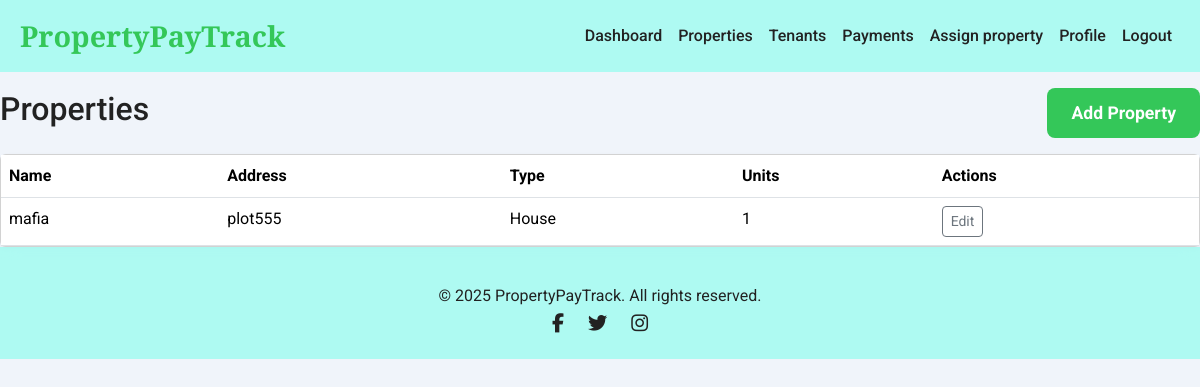
The app's page /properties (signed in), older data.
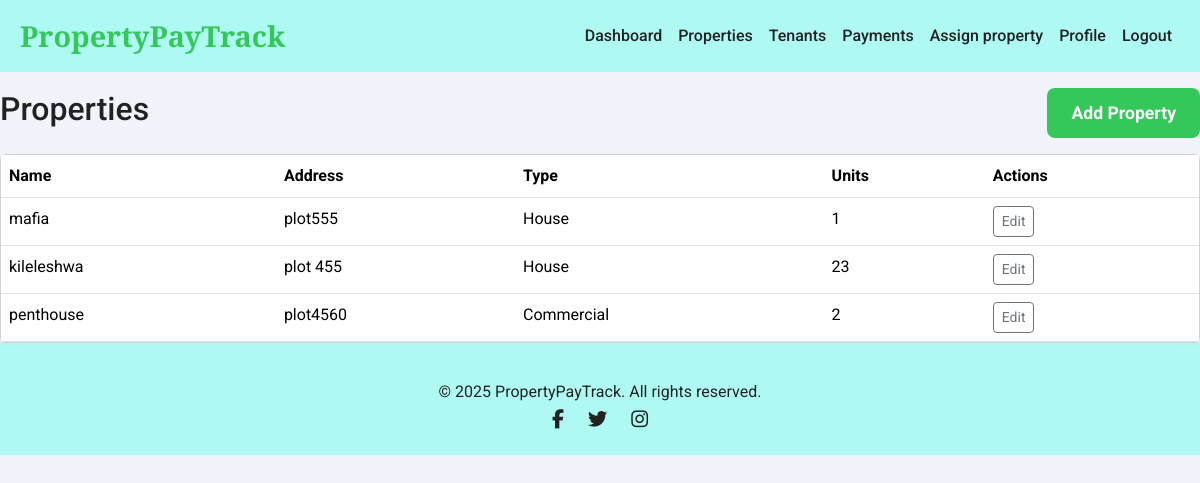
The same page, newer data.
### app/models.py (models this page shows, shortened)
class Property(db.Model):
    __tablename__ = 'property'
    id = db.Column(db.Integer, primary_key=True)
    name = db.Column(db.String(255), nullable=False)
    address = db.Column(db.String(255), nullable=False)
    payment_method = db.Column(db.String(20), nullable=True)
    transaction_id = db.Column(db.String(120), nullable=True)
    paybill_number = db.Column(db.String(20), nullable=True)
    fees = db.Column(db.Numeric(10, 2), nullable=True)
    tenants = db.relationship('Tenant', back_populates='property', cascade="all, delete-orphan", lazy=True)
    status = db.Column(db.String(20), default='pending')
    property_type = db.Column(db.String(50), nullable=False)
    number_of_units = db.Column(db.Integer, nullable=False, default=1)
    landlord_id = db.Column(db.Integer, db.ForeignKey('user.id', ondelete='CASCADE'), nullable=False, index=True)
    county_name = db.Column(db.String(100), nullable=False)
    amenities = db.Column(db.Text, nullable=True)
    utility_bill_types = db.Column(db.Text, nullable=True)
    unit_numbers = db.Column(db.Text, nullable=False)
    paybill_number = db.Column(db.String(20), nullable=True)
    deposit_amount = db.Column(db.Numeric(10, 2), nullable=True)
    deposit_policy = db.Column(db.Text, nullable=True)
    created_at = db.Column(db.DateTime, default=lambda: datetime.now(timezone.utc))
    updated_at = db.Column(db.DateTime, default=lambda: datetime.now(timezone.utc), onupdate=lambda: datetime.now(timezone.utc))
    @property
    def amenities_list(self):
        try:
            return json.loads(self.amenities) if self.amenities else []
        except json.JSONDecodeError:
            return self.amenities.split(',') if self.amenities else []
    @property
    def utility_bill_list(self):
        try:
            return json.loads(self.utility_bill) if self.utility_bill else []
        except json.JSONDecodeError:
            return self.utility_bill.split(',') if self.utility_bill else []

### app/routes.py (the view)
@main.route('/properties')
@login_required
@roles_required('landlord')
def properties_list():
    try:
        properties = Property.query.filter_by(landlord_id=current_user.id).all()
        return render_template('properties/list.html', properties=properties)
    except Exception as e:
        current_app.logger.error(f"Error fetching properties: {e}")
        flash(_l('Failed to load properties.'), 'danger')
        return redirect(url_for('main.index'))

### app/models.py (called while the page is built)
    def has_role(self, role):
        return any(r.name == role for r in self.roles)

### app/routes.py (called while the page is built)
def roles_required(*required_roles):
    def decorator(f):
        @wraps(f)
        def decorated_function(*args, **kwargs):
            if not current_user.is_authenticated:
                return redirect(url_for('main.login'))
            user_roles = {role.name for role in current_user.roles}
            if not set(required_roles).issubset(user_roles):
                flash(_l('You do not have the required permissions to access this page.'), 'danger')
                return redirect(url_for('main.index'))
            return f(*args, **kwargs)
        return decorated_function
    return decorator

### app/templates/properties/list.html (shortened to what this page needs)
{% extends 'base.html' %}
{% block content %}
<div class="d-flex justify-content-between align-items-center mb-3">
    <h2>{{ _('Properties') }}</h2>
    <a href="{{ url_for('main.property_add') }}" class="btn btn-primary">{{ _('Add Property') }}</a>
</div>
<div class="card shadow-sm">
    <div class="card-body p-0">
        <div class="table-responsive">
            <table class="table table-hover mb-0">
                <thead>
                    <tr>
                        <th>{{ _('Name') }}</th>
                        <th>{{ _('Address') }}</th>
                        <th>{{ _('Type') }}</th>
                        <th>{{ _('Units') }}</th>
                        <th>{{ _('Actions') }}</th>
                    </tr>
                </thead>
                <tbody>
                    {% for property in properties %}
                    <tr>
                        <td>{{ property.name }}</td>
                        <td>{{ property.address }}</td>
                        <td>{{ property.property_type }}</td>
                        <td>{{ property.number_of_units }}</td>
                        <td>
                            <a href="{{ url_for('main.property_edit', id=property.id) }}" class="btn btn-sm btn-outline-secondary">{{ _('Edit') }}</a>
                        </td>
                    </tr>
                    {% else %}
                    <tr><td colspan="5" class="text-center text-muted">{{ _('No properties yet. Click "Add Property"!') }}</td></tr>
                    {% endfor %}
                </tbody>
            </table>
        </div>
    </div>
</div>
{% endblock %}

### app/templates/base.html (shortened to what this page needs)
<!DOCTYPE html>
<html lang="en">
<head>
    <link href="https://cdn.jsdelivr.net/npm/bootstrap@5.3.3/dist/css/bootstrap.min.css" rel="stylesheet">
    <link rel="stylesheet" href="https://cdnjs.cloudflare.com/ajax/libs/font-awesome/6.6.0/css/all.min.css" />
    <link rel="stylesheet" href="https://unpkg.com/aos@2.3.1/dist/aos.css">
    <link rel="stylesheet" href="https://unpkg.com/swiper@8.4.7/swiper-bundle.min.css">
</head>
<body data-aos-easing="ease" data-aos-duration="1200" data-aos-delay="0">
    <div class="d-flex flex-column min-100">
    <nav class="navbar navbar-expand-lg">
        <div class="container">
            <a class="navbar-brand" href="{{ url_for('main.index') }}">PropertyPayTrack</a>
            <div class="collapse navbar-collapse" id="navbarNav">
                <ul class="navbar-nav ms-auto">
                    {% if current_user.is_authenticated %}
                        {% if current_user.has_role('landlord') %}
                            <li class="nav-item"><a class="nav-link" href="{{ url_for('main.landlord_dashboard') }}">{{ _('Dashboard') }}</a></li>
                            <li class="nav-item"><a class="nav-link" href="{{ url_for('main.properties_list') }}">{{ _('Properties') }}</a></li>
                            <li class="nav-item"><a class="nav-link" href="{{ url_for('main.tenants_list') }}">{{ _('Tenants') }}</a></li>
                            <li class="nav-item"><a class="nav-link" href="{{ url_for('main.payments_history') }}">{{ _('Payments') }}</a></li>
                            <li class="nav-item"><a class="nav-link" href="{{ url_for('main.assign_property') }}">{{_('Assign property') }}</a></li>
                        {% endif %}
                        <li class="nav-item"><a class="nav-link" href="{{ url_for('auth.profile') }}">{{ _('Profile') }}</a></li>
                        <li class="nav-item"><a class="nav-link" href="{{ url_for('auth.logout') }}">{{ _('Logout') }}</a></li>
                    {% endif %}
                </ul>
            </div>
        </div>
    </nav>
</div>
   <main class="flex-grow-1">
        {% block content %}{% endblock %}
    </main>
    <footer>
        <div class="container">
            <p class="mt-3 mb-0">© 2025 PropertyPayTrack. All rights reserved.</p>
            <div class="footer-links">
                <a href="https://facebook.com" aria-label="Facebook" target="_blank"><i class="fab fa-facebook-f"></i></a>
                <a href="https://twitter.com" aria-label="Twitter" target="_blank"><i class="fab fa-twitter"></i></a>
                <a href="https://instagram.com" aria-label="Instagram" target="_blank"><i class="fab fa-instagram"></i></a>
            </div>
        </div>
    </footer>
</body>
</html>

### app/templates/base.html (style rules this page uses)
:root { --primary-color: #34c759; --secondary-color: #2aa648; --accent-color: #ffd700; --text-color: #222; --light-text-color: #ffffff; --background-color: #f0f4fa; --card-background: rgba(155, 252, 240, 0.774); --shadow-light: 0 4px 8px rgba(0, 0, 0, 0.1); --shadow-medium: 0 8px 16px rgba(0, 0, 0, 0.15); --shadow-strong: 0 12px 24px rgba(0, 0, 0, 0.2); }
body { font-family: 'Roboto', sans-serif; margin: 0; padding: 0; box-sizing: border-box; background-color: var(--background-color); color: var(--text-color); line-height: 1.6; scroll-behavior: smooth; }
.container { max-width: 1200px; margin: 0 auto; padding: 0 20px; }
.btn-primary { background-color: var(--primary-color); border: none; color: var(--light-text-color); padding: 12px 24px; border-radius: 8px; font-weight: 700; font-size: 1.1em; transition: background-color 0.3s ease, transform 0.2s ease, box-shadow 0.3s ease; }
.navbar { background-color: var(--card-background); backdrop-filter: blur(10px); position: sticky; top: 0; z-index: 1000; }
.navbar-brand { font-family: 'Playfair Display', serif; font-size: 1.8em; font-weight: 700; color: var(--primary-color); }
.navbar-nav .nav-link { color: var(--text-color); font-weight: 500; padding: 10px 15px; transition: color 0.3s ease, border-bottom 0.3s ease; }
footer { position: relative; bottom: 0; width: 100%; background-color: var(--card-background); backdrop-filter: blur(10px); padding: 20px 0; text-align: center; z-index: 1000; }
.footer-links a { margin: 0 10px; color: var(--text-color); font-size: 1.2em; transition: color 0.3s ease; }

Row changes from the older to the newer data that the page shows:
added Property: name "kileleshwa", address "plot 455", property_type "House", number_of_units "23"
added Property: name "penthouse", address "plot4560", property_type "Commercial", number_of_units "2"
